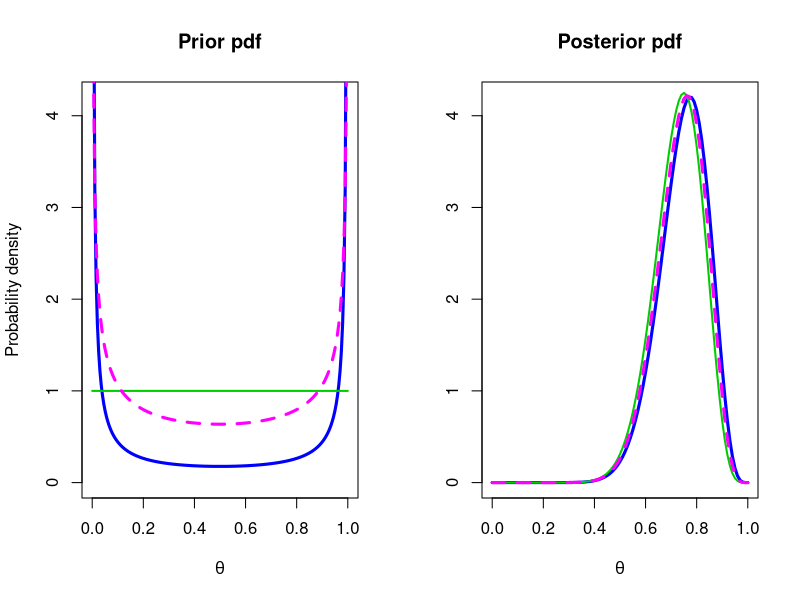
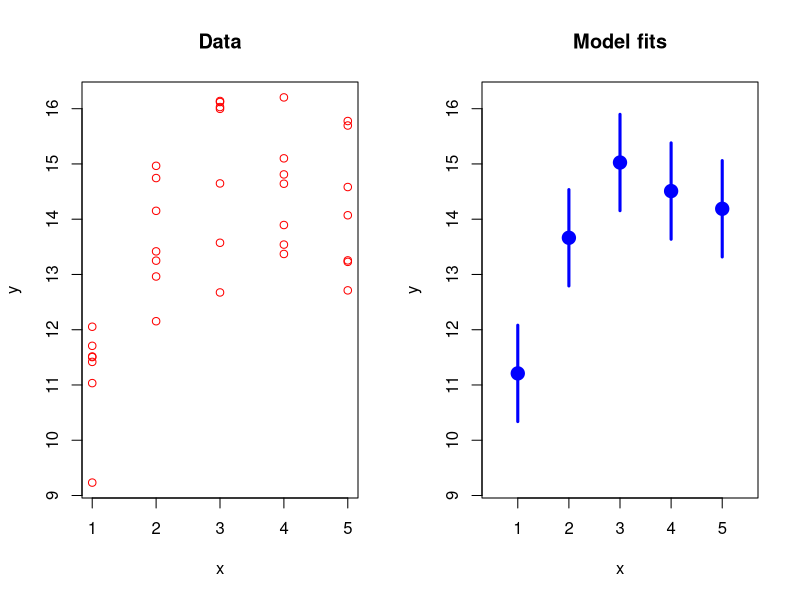
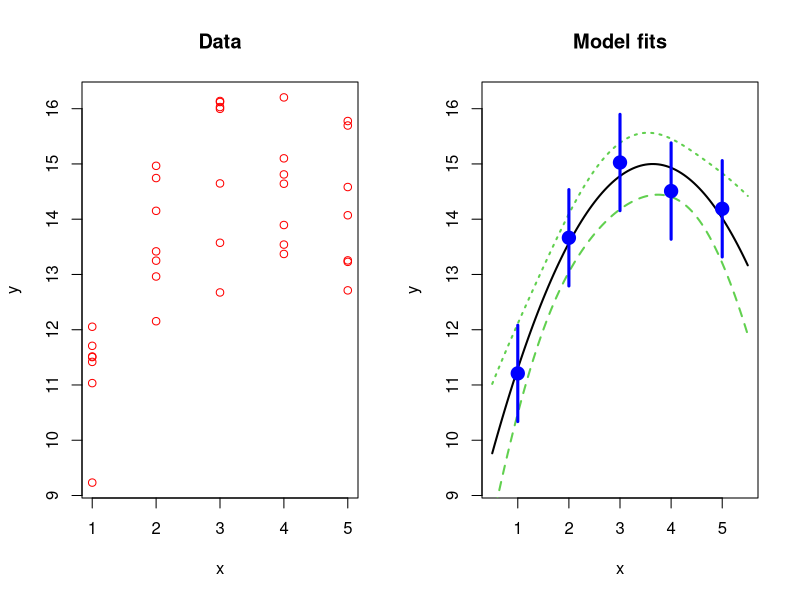
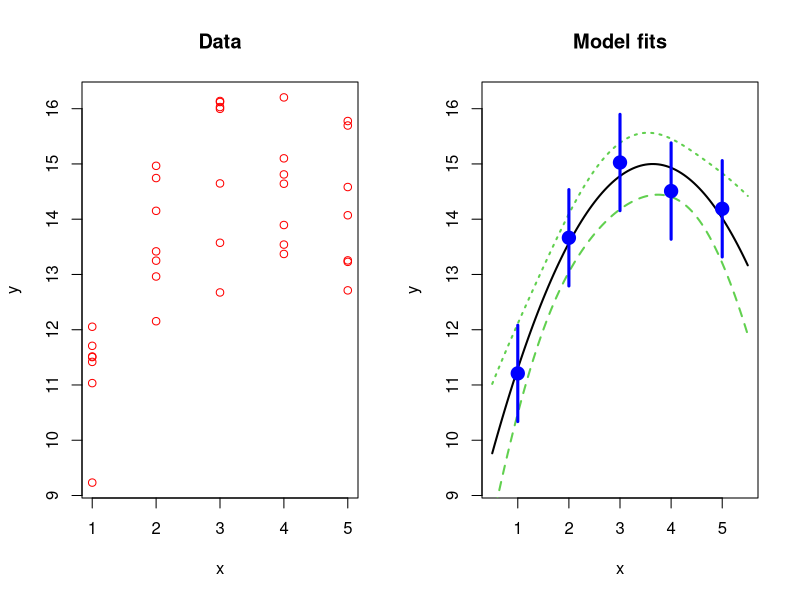

These charts were generated, in order, by the following R code:
## ---- chunk 1
set.seed(2021)
x <- rnorm(20, 3)
y <- rnorm(25, 0, 2)
## ---- chunk 2
par(mfrow = c(1, 2))

col1 <- "blue"
col2 <- "green3"
col3 <- "magenta"

curve(xlab = expression(theta), ylab = "Probability density", ylim = c(0, 4.2),
      main = "Prior pdf",
      dbeta(x, 0.1, 0.1), from = 0, to = 1,    lwd = 3, col = col1, n = 200)
curve(dbeta(x, 1,   1  ), add = TRUE,          lwd = 2, col = col2)
curve(dbeta(x, 0.5, 0.5), add = TRUE, lty = 2, lwd = 3, col = col3, n = 200)

curve(xlab = expression(theta), ylab = "", ylim = c(0, 4.2),
      main = "Posterior pdf",
      dbeta(x, 15.1, 5.1), from = 0, to = 1,    lwd = 3, col = col1)
curve(dbeta(x, 16,   6  ), add = TRUE,          lwd = 2, col = col2)
curve(dbeta(x, 15.5, 5.5), add = TRUE, lty = 2, lwd = 3, col = col3)
## ---- chunk 3
set.seed(2021)
ff <- function(x)
    15 - 0.4 * (x - 4.1)^2

x <- rep(1:5, each = 7)
y <- rnorm(x, ff(x))

m0 <- lm(y ~ factor(x))
m1 <- lm(y ~ poly(x, 2))

xx0 <- 1:5
xx1 <- seq(0.5, 5.5, length.out = 101)
pp0 <- predict(m0, newdata = data.frame(x = xx0), interval = "confidence")
pp1 <- predict(m1, newdata = data.frame(x = xx1), interval = "confidence")
## ---- chunk 4
plot(x, y, main = "Data", col = "red")
## ---- chunk 5
suppressMessages(library(gplots))
matplot(xx1, pp1, type = "n", lwd = 2, ylim = range(y), col = c(1, 3, 3),
        xlab = "x", ylab = "y", main = "Model fits")
plotCI(xx0, pp0[, "fit"],
       li = pp0[, "lwr"],
       ui = pp0[, "upr"],
       add = TRUE, pch = 19, sfrac = 0, gap = 0, col = "blue", lwd = 3,
       cex = 1.5)
## ---- chunk 6
plot(x, y, main = "Data", col = "red")
## ---- chunk 7
matplot(xx1, pp1, type = "l", lwd = 2, ylim = range(y), col = c(1, 3, 3),
        xlab = "x", ylab = "y", main = "Model fits")
plotCI(xx0, pp0[, "fit"],
       li = pp0[, "lwr"],
       ui = pp0[, "upr"],
       add = TRUE, pch = 19, sfrac = 0, gap = 0, col = "blue", lwd = 3,
       cex = 1.5)
## ---- chunk 8
plot(x, y, main = "Data", col = "red")
## ---- chunk 9
matplot(xx1, pp1, type = "l", lwd = 2, ylim = range(y), col = c(1, 3, 3),
        xlab = "x", ylab = "y", main = "Model fits")
plotCI(xx0, pp0[, "fit"],
       li = pp0[, "lwr"],
       ui = pp0[, "upr"],
       add = TRUE, pch = 19, sfrac = 0, gap = 0, col = "blue", lwd = 3,
       cex = 1.5)
